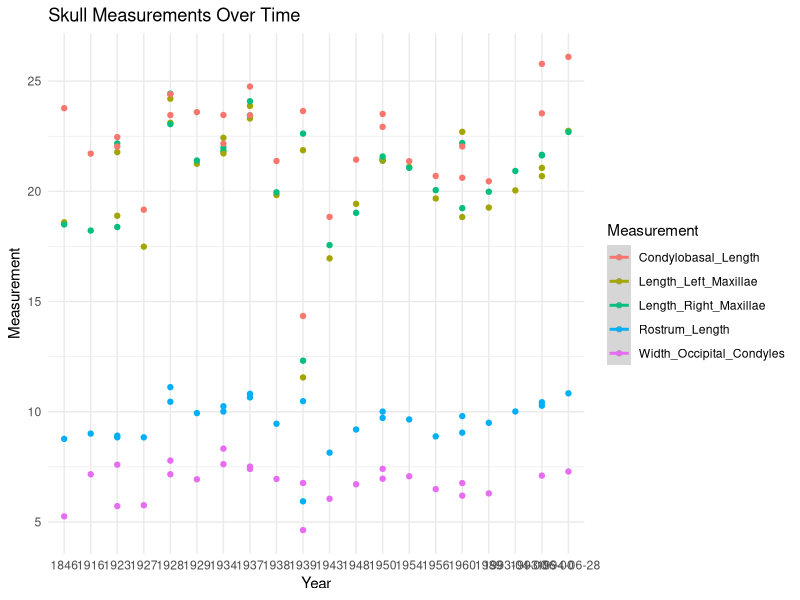
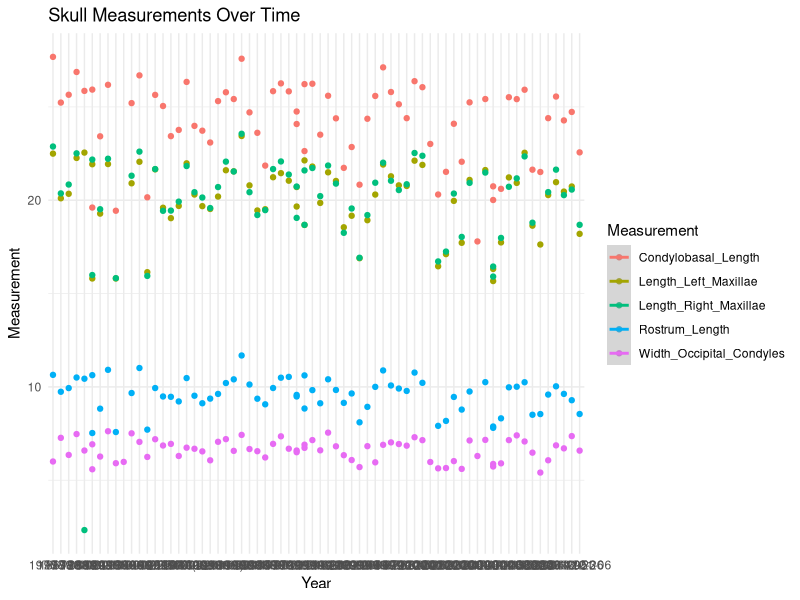
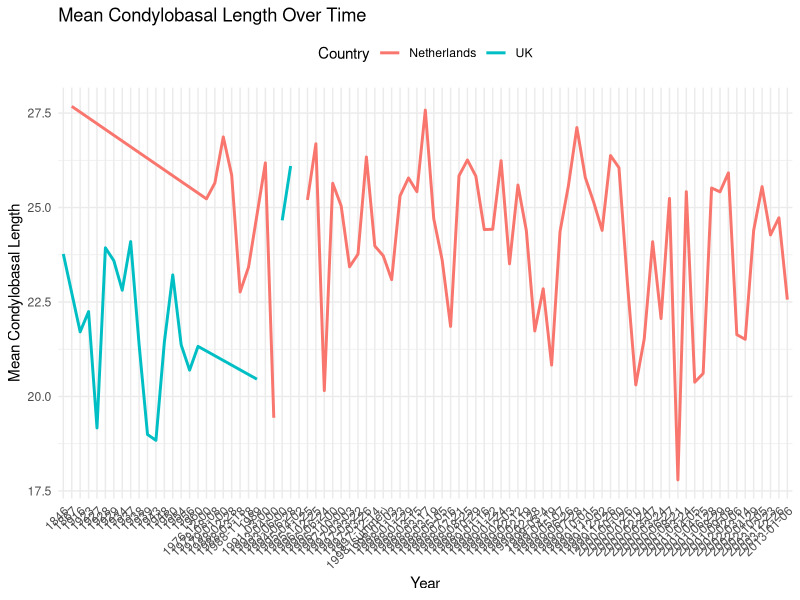

Write R code to recreate these figures, in order. (Note: this script raises an error after producing the figures.)
setwd("C:/Users/Rahma022/Documents/1_Skulls/Skull morphometry_Rotterdam/Trip 3")
my_data <- read.csv("Skull measurements_NHM_Rotterdam.csv")
library(dplyr)
library(tidyr)
library(ggplot2)

#Looked at the data and realized it had extra rows which are empty, decided to remove rows 151 to 155
my_data <- my_data[-(151:155), ]

#############################UK dataset#################################
# Filter for Country (I defined United Kingdom and Scotland as UK)
uk_data <- my_data %>% filter(Country %in% c("United Kingdom", "Scotland"))
uk_data <- uk_data %>% filter(!is.na(Year))
filtered_data_uk <- uk_data[order(uk_data$Year),]
View(filtered_data_uk)

long_data_uk <- filtered_data_uk %>%
  pivot_longer(
    cols = c("Length_Left_Maxillae", "Length_Right_Maxillae", 
             "Rostrum_Length", "Condylobasal_Length", 
             "Width_Occipital_Condyles"),
    names_to = "Measurement", 
    values_to = "Value"
  )
View(long_data_uk)

#Plotted all characters across years to get a better idea of differences
ggplot(long_data_uk, aes(x = Year, y = Value, color = Measurement)) +
  geom_point() +
  geom_smooth(method = "lm") + 
  labs(title = "Skull Measurements Over Time",
       x = "Year", y = "Measurement") +
  theme_minimal()


#################NL dataset####################################################
# Filter for Country (Netherlands/Holland as NL)
#Have to check the Holland locations again as they sound french, but were categorized as Holland in the London dataset
nl_data <- my_data %>% filter(Country %in% c("Netherlands", "Holland"))
nl_data <- nl_data %>% filter(!is.na(Year))
filtered_data_nl <- nl_data[order(nl_data$Year),]
View(filtered_data_nl)

long_data_nl <- filtered_data_nl %>%
  pivot_longer(
    cols = c("Length_Left_Maxillae", "Length_Right_Maxillae", 
             "Rostrum_Length", "Condylobasal_Length", 
             "Width_Occipital_Condyles"),
    names_to = "Measurement", 
    values_to = "Value"
  )
View(long_data_nl)

#Same Plot as for UK, 
ggplot(long_data_nl, aes(x = Year, y = Value, color = Measurement)) +
  geom_point() +
  geom_smooth(method = "lm") + 
  labs(title = "Skull Measurements Over Time",
       x = "Year", y = "Measurement") +
  theme_minimal()

#######################Comparison of UK and NL data#############################
# Filter for Condylobasal_Length in both datasets
condylobasal_data_uk <- long_data_uk %>%
  filter(Measurement == "Condylobasal_Length")

condylobasal_data_nl <- long_data_nl %>%
  filter(Measurement == "Condylobasal_Length")

# Combine the two Datasets for Comparison
combined_condylobasal_data <- bind_rows(
  condylobasal_data_uk %>% mutate(Country = "UK"),
  condylobasal_data_nl %>% mutate(Country = "Netherlands")
)

# Calculate mean Condylobasal Length by Year and Country
mean_condylobasal <- combined_condylobasal_data %>%
  group_by(Year, Country) %>%
  summarise(Mean_Value = mean(Value, na.rm = TRUE), .groups = 'drop')

# Create the Comparison plot with one line for each Country
ggplot(mean_condylobasal, aes(x = Year, y = Mean_Value, color = Country, group = Country)) +
  geom_line(size = 1) +  # Line for mean values
  labs(title = "Mean Condylobasal Length Over Time",
       x = "Year", y = "Mean Condylobasal Length") +
  theme_minimal() +
  theme(
    legend.position = "top", 
    axis.text.x = element_text(angle = 45, hjust = 1)  
  )

#############Smaller Timeframe: 1846 to 1995#####################################
#Chose this Timeframe since we have some data for both regions (UK and NL)
# Calculate mean Condylobasal Length by Year and Country
mean_condylobasal <- combined_condylobasal_data %>%
  group_by(Year, Country) %>%
  summarise(Mean_Value = mean(Value, na.rm = TRUE), .groups = 'drop')

# Calculate mean Condylobasal Length by Year and Country
combined_condylobasal_filtered <- combined_condylobasal_data %>%
  filter(Year)

# Create the Comparison Scatter Plot with points for each Country
combined_condylobasal_filtered <- combined_condylobasal_filtered %>%
  filter(!is.na(Year) & !is.na(Value))

ggplot(combined_condylobasal_filtered, aes(x = Year, y = Value, color = Country, shape = Country)) +
  geom_point(size = 3) +  
  labs(title = "Condylobasal Length from 1846 to 1995",
       x = "Year", y = "Condylobasal Length") +
  theme_minimal() +
  theme(
    legend.position = "top", 
    axis.text.x = element_text(angle = 45, hjust = 1)  
  )

#####Decided to look at Condylobasal Data across all Years for UK and NL
# Create the Comparison Scatter Plot with points for each country
ggplot(combined_condylobasal_data, aes(x = Year, y = Value, color = Country, shape = Country)) +
  geom_point(size = 3) + 
  labs(title = "Condylobasal Length For All Years",
       x = "Year", y = "Condylobasal Length") +
  theme_minimal() +
  theme(
    legend.position = "top",  
    axis.text.x = element_text(angle = 45, hjust = 1) 
  )

###Boxplots for Condylobasal Length in Dutch and UK dataset
#I decided to plot every datapoint I have, instead of just filtering the ones I am sure are adults (will do once I have the Edinburgh dataset)
# Create the Boxplot for Condylobasal Length
ggplot(combined_condylobasal_data, aes(x = Country, y = Value, fill = Country)) +
  geom_boxplot() + 
  labs(title = "Condylobasal Length for UK and Netherlands",
       x = "Country", y = "Condylobasal Length") +
  theme_minimal() +
  theme(legend.position = "none")  

